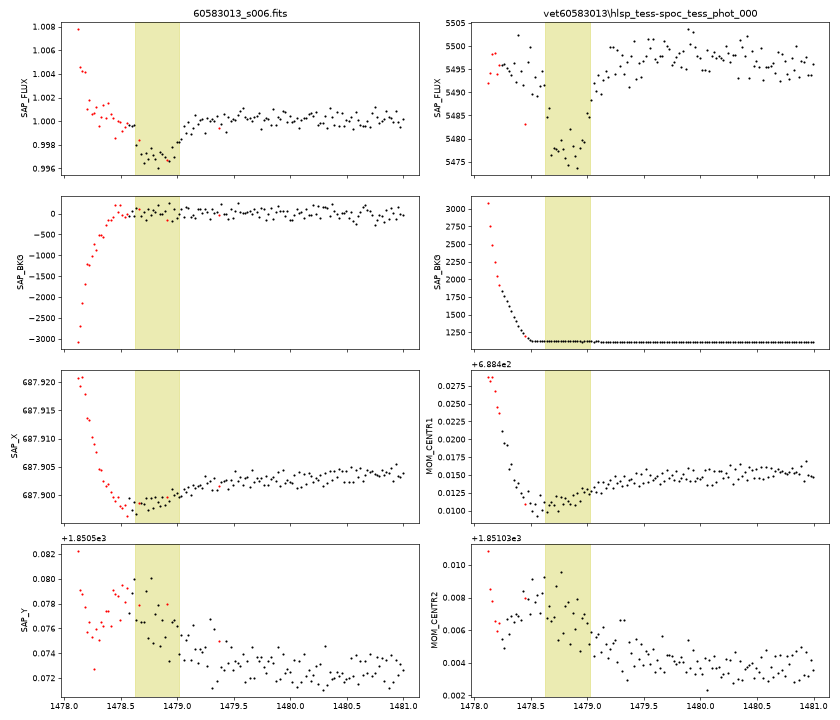

Source code (Python):
"""s006 around the post-gap event: flux, background, centroids (QLP and TESS-SPOC), and same post-gap interval in s033 for comparison -> zoom6.png"""
import numpy as np, matplotlib; matplotlib.use('Agg'); import matplotlib.pyplot as plt, glob
from astropy.io import fits
V='[local path omitted]'
fl=[(V+'60583013_s006.fits','SAP_FLUX','SAP_BKG','SAP_X','SAP_Y'),(glob.glob(V+'vet60583013/*tess-spoc*s0006*')[0],'SAP_FLUX','SAP_BKG','MOM_CENTR1','MOM_CENTR2')]
fig,ax=plt.subplots(4,2,figsize=(14,12),sharex=True)
for j,(fn,fc,bc,xc,yc) in enumerate(fl):
    d=fits.getdata(fn,1); t=d['TIME']; m=(t>1477.9)&(t<1481)&np.isfinite(d[fc]); q=d['QUALITY'][m]
    for i,c in enumerate((fc,bc,xc,yc)):
        v=d[c][m]; ax[i,j].plot(t[m][q==0],v[q==0],'k.',ms=3); ax[i,j].plot(t[m][q!=0],v[q!=0],'r.',ms=3); ax[i,j].set_ylabel(c); ax[i,j].axvspan(1478.63,1479.02,color='y',alpha=.3)
    ax[0,j].set_title(fn.split('/')[-1][:40])
plt.tight_layout(); plt.savefig('zoom6.png',dpi=60)
